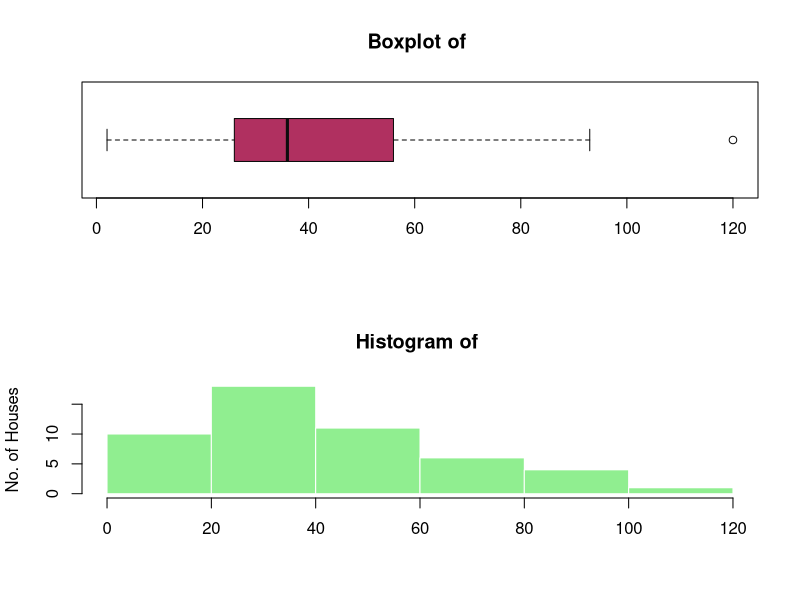
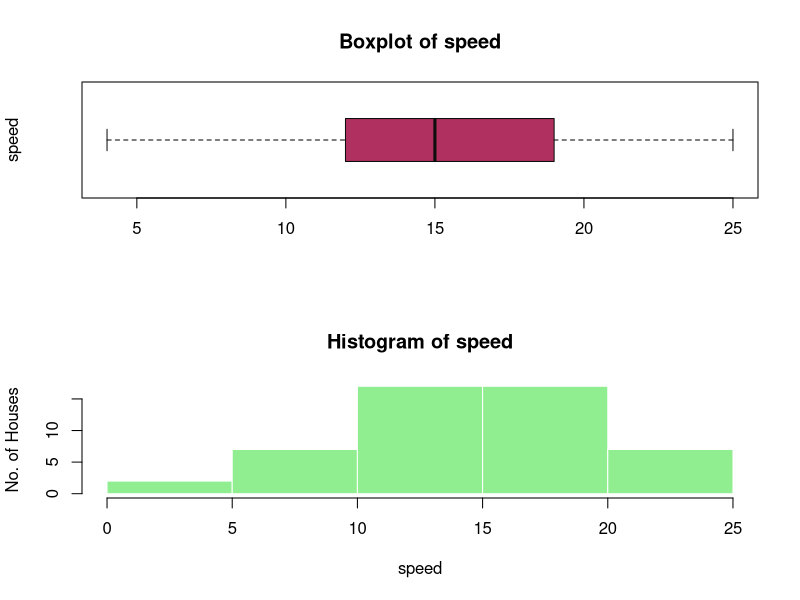
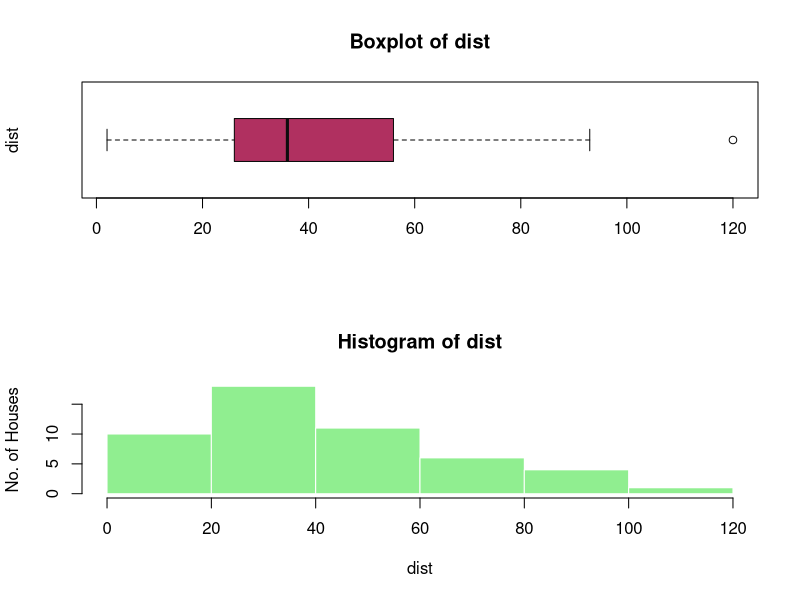

Generate these figures, in order, with R:
# A FUNCTION THAT EXPORTS GRAPHS
#----------------------------------

View(cars)

Graphs <- function(data,var= 1:ncol(data), direct= "",tresh=10)                     #feed your working directry path into direct 
{
  setwd(direct)
  for (i in var)                                                                    #var is the number of choosen columns in the dataset, by default all columns will be taken
  {
    test = table(data[,i])  
    if(is.numeric(data[,i]) && length(test) > tresh/100*nrow(data))                 #tresh is used to ensure that the categorical and numerical variables are classified correctly
    {
      
      png(paste(names(data)[i], ".png", sep=""))                                    #NOTE this step
      
      par(mfrow=c(2,1))                                                             #used to display 2 graphs in a single picture 
      boxplot(data[,i], main = paste("Boxplot of", names(data)[i]),                 #boxplot
              ylab = names(data)[i], col = "maroon", border = "grey5",
              horizontal = T)
      
      hist(data[,i], main = paste("Histogram of", names(data)[i]),                  #histogram
           xlab = names(data)[i], ylab = "No. of Houses", col = "lightgreen", border=F)
      
      
      
      dev.off()                                                                     #export
      
    }
    else
    {
      png(paste(names(data)[i], ".png", sep=""))
      
      par(mfrow=c(2,1))
      
      barplot(table(data[,i]) , main = paste("Barplot of", names(data)[i]),        #barplot
              ylab = names(data)[i], col = "maroon", border = "grey5" )
      
      pie(table(data[,i]) , main = paste("Piechart of", names(data)[i]),           #pie chart
          ylab = names(data)[i], col = "lightgreen")
      
      dev.off()
    }
  }
}

#Explanation:
#-------------

par(mfrow=c(2,1))  
boxplot(cars[,2], main = paste("Boxplot of", names(data)[2]),                 #boxplot
        ylab = names(data)[2], col = "maroon", border = "grey5",
        horizontal = T)

hist(cars[,2], main = paste("Histogram of", names(data)[2]),                  #histogram
     xlab = names(data)[2], ylab = "No. of Houses", col = "lightgreen", border=F)




Graphs(cars,direct="C:\\Users\\ethic\\Desktop\\test")

#example:
#Graphs(cars,c(1,3,5,10,11))
#here, only the graphs relating to columns 1,2,5,10,11 will get eporting to you set 
#working directory
